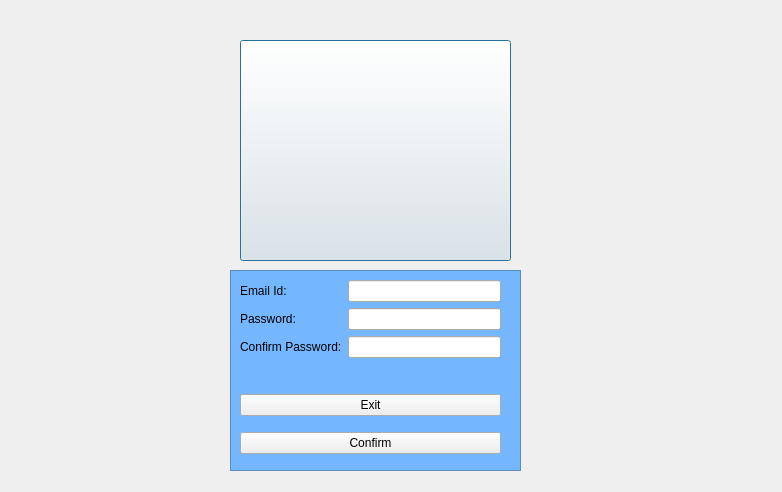
<?xml version="1.0" encoding="UTF-8"?>
<ui version="4.0">
 <class>Dialog</class>
 <widget class="QDialog" name="Dialog">
  <property name="geometry">
   <rect>
    <x>0</x>
    <y>0</y>
    <width>782</width>
    <height>492</height>
   </rect>
  </property>
  <property name="windowTitle">
   <string>Dialog</string>
  </property>
  <widget class="QPushButton" name="pushButton">
   <property name="geometry">
    <rect>
     <x>240</x>
     <y>40</y>
     <width>271</width>
     <height>221</height>
    </rect>
   </property>
   <property name="styleSheet">
    <string notr="true">QPushButton
{
background-image:url(&quot;C:/Users/abix/OneDrive/Documents/SimpleLoginForm/styles/signup.png&quot;);
}</string>
   </property>
   <property name="text">
    <string/>
   </property>
  </widget>
  <widget class="QFrame" name="frame">
   <property name="geometry">
    <rect>
     <x>230</x>
     <y>270</y>
     <width>291</width>
     <height>201</height>
    </rect>
   </property>
   <property name="styleSheet">
    <string notr="true">QFrame
{
background:#74b7ff;
}</string>
   </property>
   <property name="frameShape">
    <enum>QFrame::StyledPanel</enum>
   </property>
   <property name="frameShadow">
    <enum>QFrame::Raised</enum>
   </property>
   <widget class="QWidget" name="">
    <property name="geometry">
     <rect>
      <x>10</x>
      <y>10</y>
      <width>261</width>
      <height>103</height>
     </rect>
    </property>
    <layout class="QFormLayout" name="formLayout">
     <item row="0" column="0">
      <widget class="QLabel" name="label">
       <property name="text">
        <string>Email Id:</string>
       </property>
      </widget>
     </item>
     <item row="0" column="1">
      <widget class="QLineEdit" name="lineEdit"/>
     </item>
     <item row="1" column="0">
      <widget class="QLabel" name="label_2">
       <property name="text">
        <string>Password:</string>
       </property>
      </widget>
     </item>
     <item row="1" column="1">
      <widget class="QLineEdit" name="lineEdit_2"/>
     </item>
     <item row="2" column="0">
      <widget class="QLabel" name="label_3">
       <property name="text">
        <string>Confirm Password:</string>
       </property>
      </widget>
     </item>
     <item row="2" column="1">
      <widget class="QLineEdit" name="lineEdit_3"/>
     </item>
    </layout>
   </widget>
   <widget class="QWidget" name="">
    <property name="geometry">
     <rect>
      <x>10</x>
      <y>114</y>
      <width>261</width>
      <height>81</height>
     </rect>
    </property>
    <layout class="QVBoxLayout" name="verticalLayout">
     <item>
      <widget class="QPushButton" name="exit">
       <property name="text">
        <string>Exit</string>
       </property>
      </widget>
     </item>
     <item>
      <widget class="QPushButton" name="confirm">
       <property name="text">
        <string>Confirm</string>
       </property>
      </widget>
     </item>
    </layout>
   </widget>
  </widget>
 </widget>
 <resources/>
 <connections/>
</ui>
